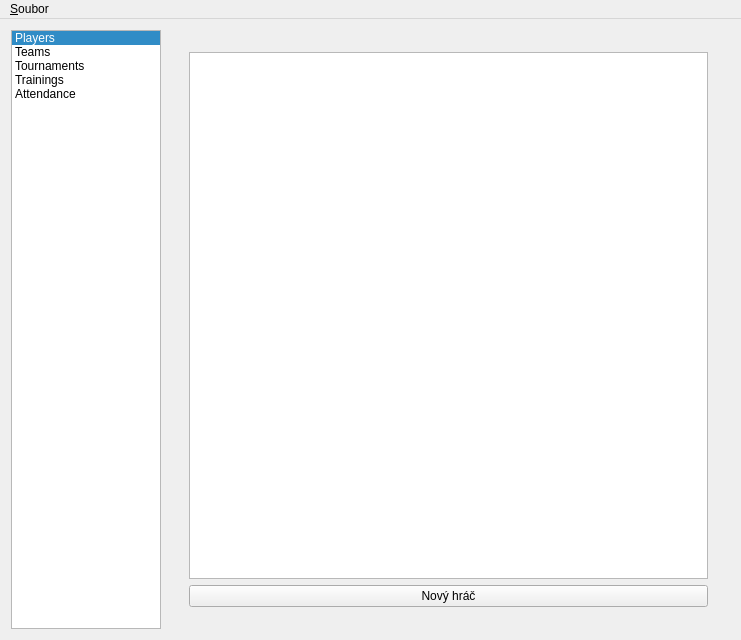
<?xml version="1.0" encoding="UTF-8"?>
<ui version="4.0">
 <class>MainWindow</class>
 <widget class="QMainWindow" name="MainWindow">
  <property name="geometry">
   <rect>
    <x>0</x>
    <y>0</y>
    <width>741</width>
    <height>640</height>
   </rect>
  </property>
  <property name="windowTitle">
   <string>Floco</string>
  </property>
  <property name="windowIcon">
   <iconset resource="resources.qrc">
    <normaloff>:/icons/icons/floco-128.png</normaloff>:/icons/icons/floco-128.png</iconset>
  </property>
  <widget class="QWidget" name="centralWidget">
   <layout class="QHBoxLayout" name="horizontalLayout">
    <item>
     <widget class="QListWidget" name="listWidget">
      <property name="maximumSize">
       <size>
        <width>150</width>
        <height>16777215</height>
       </size>
      </property>
      <property name="showDropIndicator" stdset="0">
       <bool>false</bool>
      </property>
      <property name="iconSize">
       <size>
        <width>48</width>
        <height>48</height>
       </size>
      </property>
      <property name="uniformItemSizes">
       <bool>true</bool>
      </property>
      <property name="currentRow">
       <number>0</number>
      </property>
      <item>
       <property name="text">
        <string>Players</string>
       </property>
       <property name="icon">
        <iconset resource="resources.qrc">
         <normaloff>:/icons/icons/player-48.png</normaloff>:/icons/icons/player-48.png</iconset>
       </property>
      </item>
      <item>
       <property name="text">
        <string>Teams</string>
       </property>
       <property name="icon">
        <iconset resource="resources.qrc">
         <normaloff>:/icons/icons/team-48.png</normaloff>:/icons/icons/team-48.png</iconset>
       </property>
      </item>
      <item>
       <property name="text">
        <string>Tournaments</string>
       </property>
       <property name="icon">
        <iconset resource="resources.qrc">
         <normaloff>:/icons/icons/tournament-48.png</normaloff>:/icons/icons/tournament-48.png</iconset>
       </property>
      </item>
      <item>
       <property name="text">
        <string>Trainings</string>
       </property>
       <property name="icon">
        <iconset resource="resources.qrc">
         <normaloff>:/icons/icons/training-48.png</normaloff>:/icons/icons/training-48.png</iconset>
       </property>
      </item>
      <item>
       <property name="text">
        <string>Attendance</string>
       </property>
       <property name="icon">
        <iconset resource="resources.qrc">
         <normaloff>:/icons/icons/attendance-48.png</normaloff>:/icons/icons/attendance-48.png</iconset>
       </property>
      </item>
     </widget>
    </item>
    <item>
     <widget class="QStackedWidget" name="stackedWidget">
      <property name="currentIndex">
       <number>0</number>
      </property>
      <widget class="QWidget" name="pagePlayers">
       <layout class="QVBoxLayout" name="verticalLayout">
        <item>
         <widget class="QStackedWidget" name="stackedWidgetPlayers">
          <widget class="QWidget" name="pagePlayersShow">
           <layout class="QVBoxLayout" name="verticalLayout_2">
            <item>
             <widget class="QTreeView" name="treeView"/>
            </item>
            <item>
             <widget class="QPushButton" name="pushButton">
              <property name="text">
               <string>Nový hráč</string>
              </property>
              <property name="icon">
               <iconset resource="resources.qrc">
                <normaloff>:/icons/icons/add-32.png</normaloff>:/icons/icons/add-32.png</iconset>
              </property>
              <property name="iconSize">
               <size>
                <width>32</width>
                <height>32</height>
               </size>
              </property>
             </widget>
            </item>
           </layout>
          </widget>
          <widget class="QWidget" name="pageDetailPlayer"/>
          <widget class="QWidget" name="pageAddPlayer">
           <layout class="QVBoxLayout" name="verticalLayout_3">
            <item>
             <widget class="QLabel" name="label">
              <property name="font">
               <font>
                <pointsize>16</pointsize>
                <weight>50</weight>
                <bold>false</bold>
                <underline>true</underline>
               </font>
              </property>
              <property name="text">
               <string>Add player</string>
              </property>
             </widget>
            </item>
            <item>
             <layout class="QFormLayout" name="formLayout">
              <item row="0" column="0">
               <widget class="QLabel" name="label_2">
                <property name="text">
                 <string>Name:</string>
                </property>
               </widget>
              </item>
              <item row="0" column="1">
               <widget class="QLineEdit" name="lineEdit"/>
              </item>
              <item row="1" column="0">
               <widget class="QLabel" name="label_3">
                <property name="text">
                 <string>E-mail:</string>
                </property>
               </widget>
              </item>
              <item row="1" column="1">
               <widget class="QLineEdit" name="lineEdit_2"/>
              </item>
              <item row="2" column="0">
               <widget class="QLabel" name="label_4">
                <property name="text">
                 <string>Address:</string>
                </property>
               </widget>
              </item>
              <item row="2" column="1">
               <widget class="QLineEdit" name="lineEdit_3"/>
              </item>
              <item row="3" column="0">
               <widget class="QLabel" name="label_5">
                <property name="text">
                 <string>Phone:</string>
                </property>
               </widget>
              </item>
              <item row="3" column="1">
               <widget class="QLineEdit" name="lineEdit_4"/>
              </item>
              <item row="4" column="0">
               <widget class="QLabel" name="label_6">
                <property name="text">
                 <string>Birthday:</string>
                </property>
               </widget>
              </item>
              <item row="4" column="1">
               <widget class="QDateEdit" name="dateEdit">
                <property name="maximumSize">
                 <size>
                  <width>80</width>
                  <height>16777215</height>
                 </size>
                </property>
                <property name="displayFormat">
                 <string>d.M.yyyy</string>
                </property>
               </widget>
              </item>
              <item row="5" column="0">
               <widget class="QLabel" name="label_7">
                <property name="text">
                 <string>Number:</string>
                </property>
               </widget>
              </item>
              <item row="5" column="1">
               <widget class="QSpinBox" name="spinBox">
                <property name="maximumSize">
                 <size>
                  <width>50</width>
                  <height>16777215</height>
                 </size>
                </property>
               </widget>
              </item>
             </layout>
            </item>
            <item>
             <widget class="QPushButton" name="pushButton_2">
              <property name="text">
               <string>Přidat hráče</string>
              </property>
             </widget>
            </item>
            <item>
             <spacer name="verticalSpacer">
              <property name="orientation">
               <enum>Qt::Vertical</enum>
              </property>
              <property name="sizeHint" stdset="0">
               <size>
                <width>20</width>
                <height>40</height>
               </size>
              </property>
             </spacer>
            </item>
           </layout>
          </widget>
         </widget>
        </item>
       </layout>
      </widget>
      <widget class="QWidget" name="page_2"/>
     </widget>
    </item>
   </layout>
  </widget>
  <widget class="QMenuBar" name="menuBar">
   <property name="geometry">
    <rect>
     <x>0</x>
     <y>0</y>
     <width>741</width>
     <height>25</height>
    </rect>
   </property>
   <widget class="QMenu" name="menuSoubor">
    <property name="title">
     <string>&amp;Soubor</string>
    </property>
   </widget>
   <addaction name="menuSoubor"/>
  </widget>
 </widget>
 <layoutdefault spacing="6" margin="11"/>
 <resources>
  <include location="resources.qrc"/>
 </resources>
 <connections>
  <connection>
   <sender>listWidget</sender>
   <signal>currentRowChanged(int)</signal>
   <receiver>stackedWidget</receiver>
   <slot>setCurrentIndex(int)</slot>
   <hints>
    <hint type="sourcelabel">
     <x>72</x>
     <y>436</y>
    </hint>
    <hint type="destinationlabel">
     <x>227</x>
     <y>375</y>
    </hint>
   </hints>
  </connection>
 </connections>
</ui>
